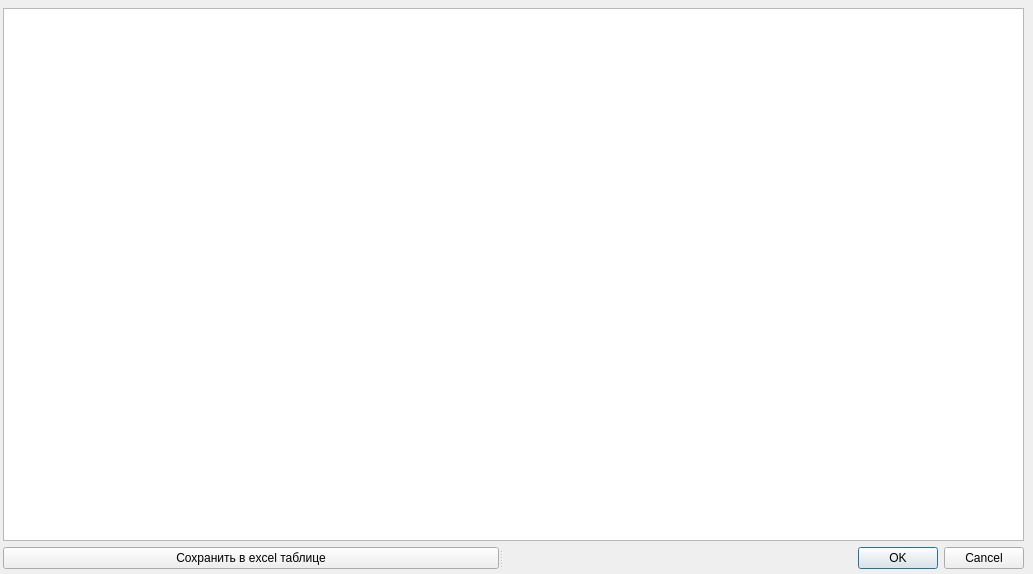
<?xml version="1.0" encoding="UTF-8"?>
<ui version="4.0">
 <class>Autom</class>
 <widget class="QDialog" name="Autom">
  <property name="geometry">
   <rect>
    <x>0</x>
    <y>0</y>
    <width>1033</width>
    <height>574</height>
   </rect>
  </property>
  <property name="windowTitle">
   <string>Auto</string>
  </property>
  <widget class="QWidget" name="">
   <property name="geometry">
    <rect>
     <x>3</x>
     <y>8</y>
     <width>1021</width>
     <height>561</height>
    </rect>
   </property>
   <layout class="QVBoxLayout" name="verticalLayout">
    <item>
     <widget class="QTableView" name="tableView"/>
    </item>
    <item>
     <widget class="QSplitter" name="splitter">
      <property name="orientation">
       <enum>Qt::Horizontal</enum>
      </property>
      <widget class="QPushButton" name="pushButton">
       <property name="text">
        <string>Сохранить в excel таблице</string>
       </property>
       <property name="iconSize">
        <size>
         <width>60</width>
         <height>20</height>
        </size>
       </property>
       <property name="autoDefault">
        <bool>false</bool>
       </property>
      </widget>
      <widget class="QDialogButtonBox" name="buttonBox">
       <property name="orientation">
        <enum>Qt::Horizontal</enum>
       </property>
       <property name="standardButtons">
        <set>QDialogButtonBox::Cancel|QDialogButtonBox::Ok</set>
       </property>
      </widget>
     </widget>
    </item>
   </layout>
  </widget>
 </widget>
 <resources/>
 <connections>
  <connection>
   <sender>buttonBox</sender>
   <signal>accepted()</signal>
   <receiver>Autom</receiver>
   <slot>accept()</slot>
   <hints>
    <hint type="sourcelabel">
     <x>248</x>
     <y>254</y>
    </hint>
    <hint type="destinationlabel">
     <x>157</x>
     <y>274</y>
    </hint>
   </hints>
  </connection>
  <connection>
   <sender>buttonBox</sender>
   <signal>rejected()</signal>
   <receiver>Autom</receiver>
   <slot>reject()</slot>
   <hints>
    <hint type="sourcelabel">
     <x>316</x>
     <y>260</y>
    </hint>
    <hint type="destinationlabel">
     <x>286</x>
     <y>274</y>
    </hint>
   </hints>
  </connection>
 </connections>
</ui>
